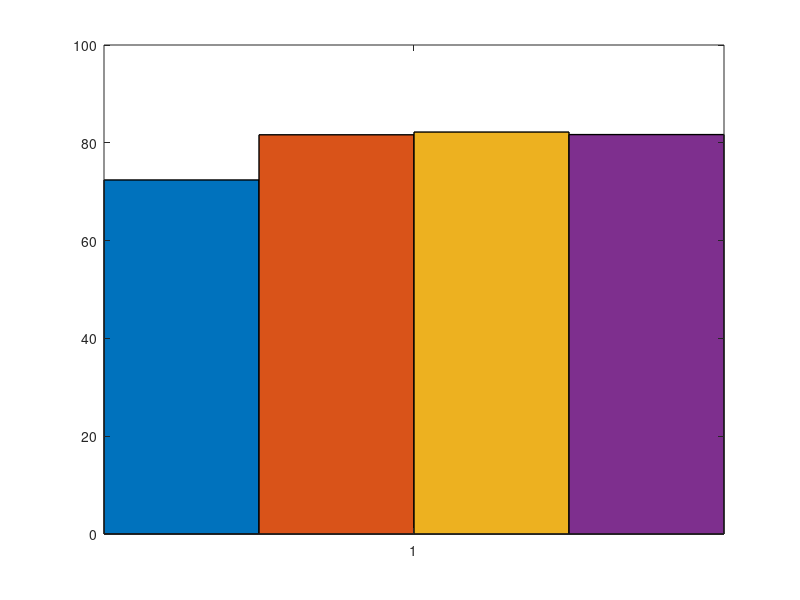

Write the MATLAB code that produced this figure. (Note: this script raises an error after producing the figure.)
clc;
clear;
%If you want to adjust the pattern to 6 bar such as " applyhatch(gcf,'.-+/|x');",
%try to type this "applyhatch(gcf,'.-++/||xx');" instedly. 
%So you can avoid the duplicated pattern at least, even order problem is still not solved. 
% data=[1.599,-0.33,-3.07,-0.35; 
%       0.0114,0.195,1.1109,0.1977;
%       0.1132,1.954,2.7285,1.9766;
%       72.4,81.64,82.2,81.68];

data=[ 72.4,81.64,82.2,81.68];

% X = ["Reward","Total Delay (S)","Energy Consumption (J)", "Normalized Accuracy"];
X = 1;
GO = bar(X,data,1,'EdgeColor','k','LineWidth',1);

hatchfill2(GO(1),'cross','HatchAngle',45,'HatchDensity',40,'HatchColor','k');
hatchfill2(GO(2),'single','HatchAngle',45,'HatchDensity',40,'HatchColor','k');
hatchfill2(GO(3),'single','HatchAngle',0,'HatchDensity',40,'HatchColor','k');
hatchfill2(GO(4),'single','HatchAngle',-45,'HatchDensity',40,'HatchColor','k');


GO(1).FaceColor = [0.000, 0.447, 0.741];
GO(2).FaceColor = [0.850, 0.325, 0.098];
GO(3).FaceColor = [0.929, 0.694, 0.125];
GO(4).FaceColor = [0.494, 0.184, 0.556];

% Draw the legend
legendData = {'Proposed','DQN','AMAC','Random'};
[legend_h, object_h, plot_h, text_str] = legendflex(GO, legendData, 'Padding', [2, 2, 10], 'FontSize', 11, 'Location', 'NorthEast');
% object_h(1) is the first bar's text
% object_h(2) is the second bar's text
% object_h(3) is the first bar's patch
% object_h(4) is the second bar's patch
%
% Set the two patches within the legend
hatchfill2(object_h(6), 'cross', 'HatchAngle', 45, 'HatchDensity', 40, 'HatchColor', 'k');
hatchfill2(object_h(7), 'single', 'HatchAngle', 45, 'HatchDensity', 40, 'HatchColor', 'k');
hatchfill2(object_h(8), 'single', 'HatchAngle', 0, 'HatchDensity', 40, 'HatchColor', 'k');


% Some extra formatting to make it pretty :)
set(gca, 'FontSize', 11);
set(gca, 'XMinorTick','on', 'XMinorGrid','on', 'YMinorTick','on', 'YMinorGrid','on');
% xlim([0.5, 2.5]);
ylim([0, 100]);
set(gca,'xtick',[],'xticklabel',[])
% hTitle = title('Texture filled bar chart');
% hXLabel = xlabel('Samples');
hYLabel = ylabel('Normalized Accuracy (mAP)');

grid on;